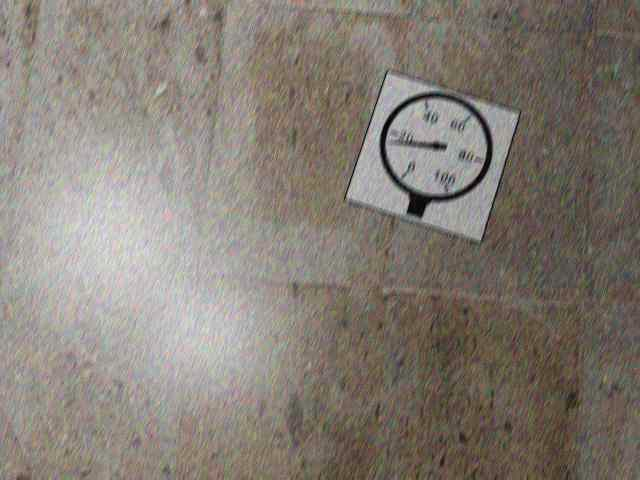
#> input picture SAE26_fase3/dataset/images/0002.png, 640 x 480 px; its folder holds 4 pictures in this run
$ python test.py
#> lines starting #> are read from the running program, lines starting #| are printed output that depends on the picture
import os
import cv2
import glob
import random
import matplotlib.pyplot as plt

# ============================================================
# CONFIGURAÇÕES
# ============================================================
IMAGES_DIR = r"/home/joao/dataset_fase4_imav_26/images"
LABELS_DIR = r"/home/joao/dataset_fase4_imav_26/labels"

# Mapeamento de IDs para nomes de classes
CLASS_NAMES = {
    0: "bombeiro"
}

def draw_yolo_boxes(image_path, label_path):
#> called with image_path = 'SAE26_fase3/dataset/images/0002.png'
    img = cv2.imread(image_path)
#> img is the input picture: shape (480, 640, 3); mean B, G, R 117.5, 126, 133.5
    if img is None:
        return None

    # OpenCV lê em BGR; converte para RGB para exibir corretamente no Matplotlib
    img = cv2.cvtColor(img, cv2.COLOR_BGR2RGB)
    h, w, _ = img.shape
#> h = 480; w = 640

    if os.path.exists(label_path):
        with open(label_path, 'r') as f:
            lines = f.readlines()

        for line in lines:
            parts = line.strip().split()
            if len(parts) != 5:
                continue

            class_id, x_center, y_center, bw, bh = map(float, parts)
            class_id = int(class_id)

            # Converter coordenadas relativas (0.0 - 1.0) para pixels na imagem
            x1 = int((x_center - bw / 2) * w)
            y1 = int((y_center - bh / 2) * h)
            x2 = int((x_center + bw / 2) * w)
            y2 = int((y_center + bh / 2) * h)

            # Clamping para manter os limites dentro da imagem
            x1, y1 = max(0, x1), max(0, y1)
            x2, y2 = min(w - 1, x2), min(h - 1, y2)

            # Cor da caixa (Verde) e nome da classe
            color = (0, 255, 0)
            label_name = CLASS_NAMES.get(class_id, f"ID: {class_id}")

            # Desenha o retângulo e o rótulo
            cv2.rectangle(img, (x1, y1), (x2, y2), color, 2)
            cv2.putText(
                img,
                label_name,
                (x1, max(y1 - 8, 15)),
                cv2.FONT_HERSHEY_SIMPLEX,
                0.5,
                color,
                2
            )

    return img

def visualize_dataset(num_samples=6, shuffle=True):
    image_paths = glob.glob(os.path.join(IMAGES_DIR, "*.png"))

    if not image_paths:
        print(f"Nenhuma imagem encontrada em {IMAGES_DIR}")
        return

    if shuffle:
        random.shuffle(image_paths)

    sample_paths = image_paths[:num_samples]

    # Cria uma grade de 2 linhas x 3 colunas
    fig, axes = plt.subplots(2, 3, figsize=(15, 9))
    axes = axes.flatten()

    for idx, img_path in enumerate(sample_paths):
        filename = os.path.basename(img_path)
        label_filename = os.path.splitext(filename)[0] + ".txt"
        label_path = os.path.join(LABELS_DIR, label_filename)

        annotated_img = draw_yolo_boxes(img_path, label_path)

        if annotated_img is not None:
            axes[idx].imshow(annotated_img)
            axes[idx].set_title(filename, fontsize=10)
            axes[idx].axis("off")

    plt.tight_layout()
    plt.show()
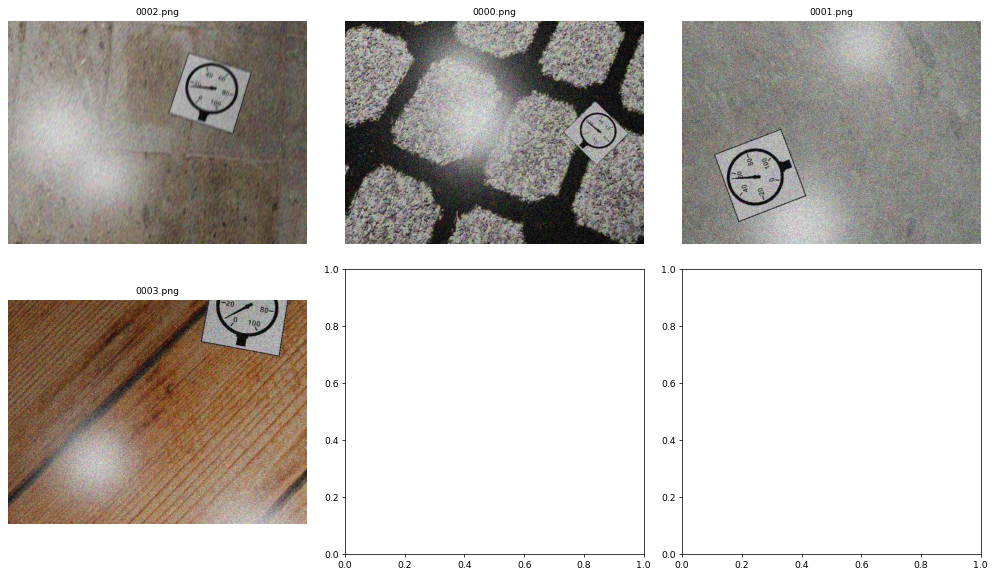
#> figure drawn by matplotlib, 4 panels

if __name__ == "__main__":
    # Caso não tenha matplotlib ou opencv instalados, rode no terminal:
    # pip install opencv-python matplotlib
    visualize_dataset(num_samples=6, shuffle=True)
